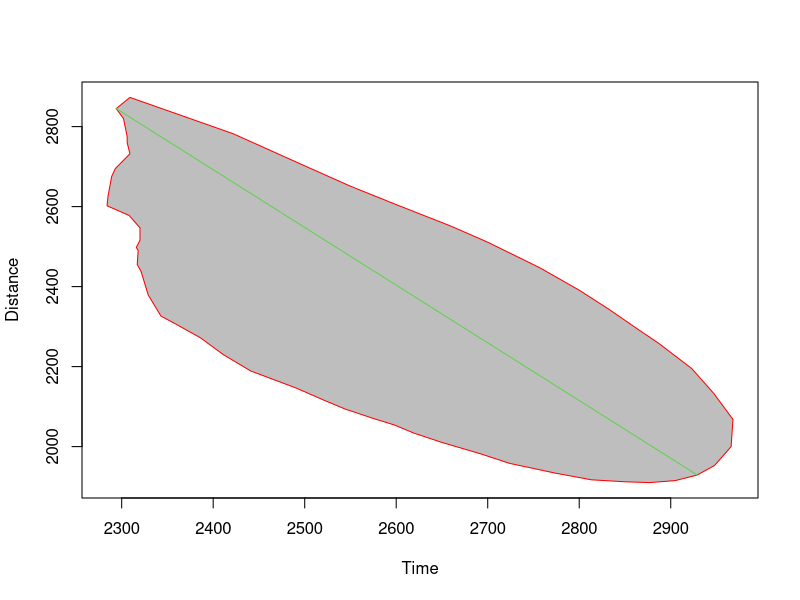
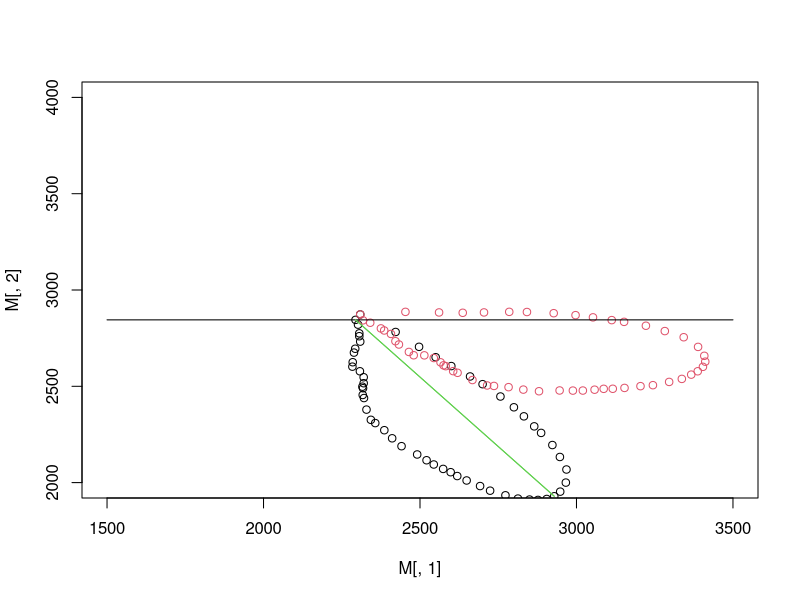

These charts were generated, in order, by the following R code:
# https://stackoverflow.com/questions/40999545/method-for-calculating-distance-between-all-points-in-a-dataframe-containing-a-l
# Load the tidyverse
install.packages("tidyverse")
library(tidyverse)

x = c(2309,2422,2497,2550,2600,2660,2700,2757,2800,2832,2865,2887,2923,2947,2968,2966,2948,2929,2905,2877,2850,2813,2773,2724,2692,2649,2619,2598,2574,2544,2521,2491,2441,2411,2386,2357,2343,2329,2321,2317,2318,2316,2320,2320,2308,2284,2285,2289,2293,2309,2306,2306,2302,2294)
y = c(2873,2782,2705,2651,2605,2551,2511,2447,2391,2344,2292,2258,2195,2133,2068,2000,1953,1929,1915,1910,1912,1917,1934,1958,1982,2011,2034,2054,2071,2094,2116,2146,2189,2230,2272,2309,2326,2379,2439,2455,2490,2498,2516,2547,2578,2602,2625,2675,2695,2732,2760,2775,2820,2845)

# x<-M2[,1]
# y<-M2[,2]

ID = 1:length(x)
df= data.frame(ID,x,y)


# Set up a fake key to join on (just a constant)
df <- df %>% mutate(k = 1) 

# Perform the join, remove the key, then create the distance
# df %>% 
#   full_join(df, by = "k") %>% 
#   mutate(dist = sqrt((x.x - x.y)^2 + (y.x - y.y)^2)) %>%
#   select(-k)
results<- df %>% 
  full_join(df, by = "k") %>% 
  filter(ID.x != ID.y) %>%
  mutate(dist = sqrt((x.x - x.y)^2 + (y.x - y.y)^2)) %>%
  select(-k)

# save results into a matrix  
names(results)-> column.names
results <- data.frame(matrix(unlist(results), nrow=dim(results)[1], byrow=F))
colnames(results) <- column.names

## identify max distance based on axis 
# assume wing base is the last point max(results$ID.x) 
# (because the first wing point has been at the top of the wing base axis)   
last.point = max(results$ID.x)

# results[results$ID.x %in% last.point,] # only select those where starting pt is last pt
# results[results$ID.x %in% last.point,][7]  # column 7 are the calculated distances
# max(results[results$ID.x %in% last.point,][7]) # maximum of the calculated distances

maxID <- which( results$ID.x==last.point & 
                 results$dist == max(results[results$ID.x %in% last.point,][7]))
# which.max( test[,7] )
# test[which.max( test[,7] ),]
# results[17]
# names(results)

## x, y coordinates of wing base & wing tip
wl.base <- data.frame(x=results[maxID,2],y=results[maxID,3]) 
wl.tip  <- data.frame(x=results[maxID,5],y=results[maxID,6]) 


## plot and view
plot(x, y, type = "n", xlab = "Time", ylab = "Distance")
polygon(x, y, col = "gray", border = "red")
lines(c(wl.base$x,wl.tip$x), c(wl.base$y,wl.tip$y), col =3)

# points(wl.base$x,wl.base$y)
# points(wl.tip$x,wl.tip$y)
# Cool functions
rad2deg <- function(rad) {(rad * 180) / (pi)}
deg2rad <- function(deg) {(deg * pi) / (180)}


## Rotate by alpha angle ====
#https://stackoverflow.com/questions/15463462/rotate-graph-by-angle
M <- cbind(x,y)
#plot data
plot(M[,1],M[,2],xlim=c(1500,3500),ylim=c(2000,4000))
#Rotation angle calculated:
alpha<- atan(wl.base$y/wl.tip$x)
#Rotation matrix
rotm <- matrix(c(cos(alpha),sin(alpha),-sin(alpha),cos(alpha)),ncol=2)
#shift, rotate, shift back
M2 <- t(rotm %*% (
  t(M)-c(M[1,1],M[1,2])
)+c(M[1,1],M[1,2]))
#plot rotated wing
points(M2[,1],M2[,2],xlim=c(1500,3500),ylim=c(2000,4000), col = 2)
# check straight line based on original segment position
lines(1500:3500, rep(wl.base$y,2001)) 
# draw original wing segment
lines(c(wl.base$x,wl.tip$x), c(wl.base$y,wl.tip$y), col =3)


wl.base$y
# c(min(M2[,1])-max(M2[,1]), min(M2[,2])-max(M2[,2]))
# c(min(M[,1])-max(M[,1]), min(M[,2])-max(M[,2]))


# rotation test 2====

# coordinate transform: cartesian plane rotation
wl.base
wl.tip
pairs <-rbind(wl.base, wl.tip)

xyrot<-function(pairs,ang){
  # pairs must be Nx2 matrix w/ x in first column and y in second
  xrot <- pairs[,1]*cos(ang) - pairs[,2]*sin(ang)
  yrot <- pairs[,1]*sin(ang) + pairs[,2]*cos(ang)
  return(cbind(xrot,yrot))
}
xyrot(pairs,deg2rad(45))
xrot1 <- xyrot(pairs,deg2rad(45))[1,1]
xrot2 <- xyrot(pairs,deg2rad(45))[2,1]
yrot1 <- xyrot(pairs,deg2rad(45))[1,2]
yrot2 <- xyrot(pairs,deg2rad(45))[2,2]

xyrot(pairs,deg2rad(45))
lines(c(wl.base$x,wl.tip$x), c(wl.base$y,wl.tip$y), col =3)
lines(c(xrot1,xrot2), c(yrot1,yrot2), col =3)



## shelved for later ====
## Add more points to increase the resolution of the "max distance calculation? 
#   ## Show treatment of 'ties' :
#   
#   x <- c(2,2:4,4,4,5,5,7,7,7)
#   y <- c(1:6, 5:4, 3:1)
#   approx(x, y, xout = x)$y # warning
#   (ay <- approx(x, y, xout = x, ties = "ordered")$y)
#   stopifnot(ay == c(2,2,3,6,6,6,4,4,1,1,1))
#   approx(x, y, xout = x, ties = min)$y
#   approx(x, y, xout = x, ties = max)$y
#   
#   require(graphics)
#   
#   x <- 1:10
#   y <- rnorm(10)
#   par(mfrow = c(1,1))
#   plot(x, y, main = "approx(.) and approxfun(.)")
#   points(approx(x, y), col = 2, pch = "*")
#   points(approx(x, y, method = "constant"), col = 3, pch = "*")
#   points(x[length(x)], y[length(y)], pch="@")
#   
# f <- approxfun(x, y)
#   curve(f(x), 1900, 2900, col = "green2")
#   points(x, y)
#   is.function(fc <- approxfun(x, y, method = "const")) # TRUE
#   curve(fc(x), 0, 10, col = "darkblue", add = TRUE)
#   ## different extrapolation on left and right side :
#   plot(approxfun(x, y, rule = 2:1), 0, 11,
#        col = "tomato", add = TRUE, lty = 3, lwd = 2)
  
  